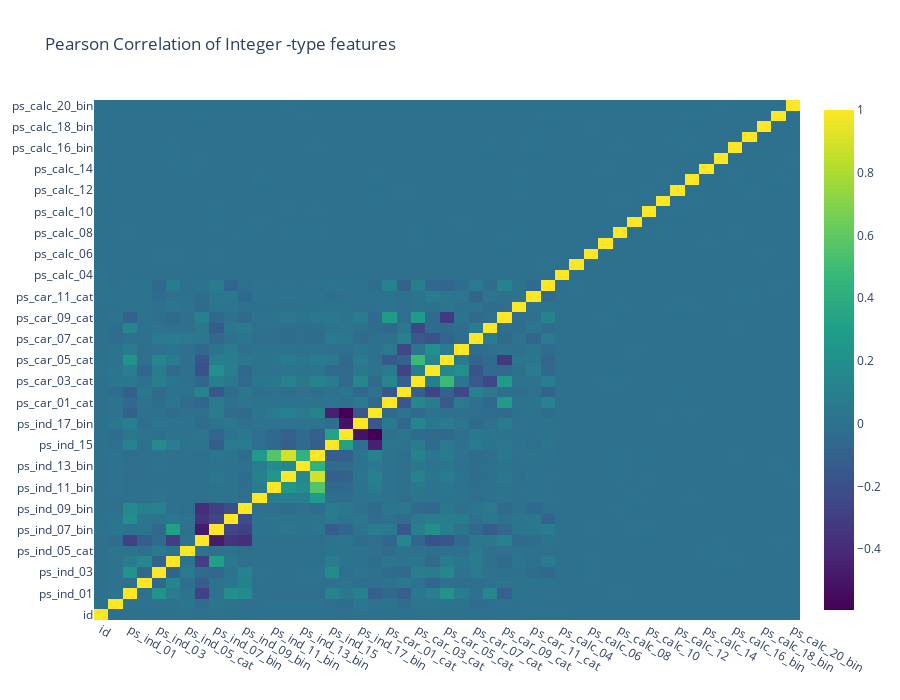

The notebook cell this image was saved under:
### Code cell
data=[go.Heatmap(z=train_int.corr().values,x=train_int.columns.values,y=train_int.columns.values,
          colorscale='Viridis',opacity=1.0)]
layout=go.Layout(title='Pearson Correlation of Integer -type features',
 xaxis = dict(ticks='',nticks=36) ,
          yaxis=dict(ticks=''),
          width =900,height=700  )

fig=go.Figure(data=data,layout=layout)
py.iplot(fig,filename='labelled -heatmap')

### Figure 1 — Plotly figure (JSON) as saved in the notebook; plotly's stock layout.template omitted (floating-point values rounded to 4 significant figures; data arrays with more than 128 entries replaced by an {"elided": "..."} marker saying what was removed)
{"data": [{"colorscale": [[0, "#440154"], [0.1111, "#482878"], [0.2222, "#3e4989"], [0.3333, "#31688e"], [0.4444, "#26828e"], [0.5556, "#1f9e89"], [0.6667, "#35b779"], [0.7778, "#6ece58"], [0.8889, "#b5de2b"], [1, "#fde725"]], "opacity": 1, "type": "heatmap", "x": ["id", "target", "ps_ind_01", "ps_ind_02_cat", "ps_ind_03", "ps_ind_04_cat", "ps_ind_05_cat", "ps_ind_06_bin", "ps_ind_07_bin", "ps_ind_08_bin", "ps_ind_09_bin", "ps_ind_10_bin", "ps_ind_11_bin", "ps_ind_12_bin", "ps_ind_13_bin", "ps_ind_14", "ps_ind_15", "ps_ind_16_bin", "ps_ind_17_bin", "ps_ind_18_bin", "ps_car_01_cat", "ps_car_02_cat", "ps_car_03_cat", "ps_car_04_cat", "ps_car_05_cat", "ps_car_06_cat", "ps_car_07_cat", "ps_car_08_cat", "ps_car_09_cat", "ps_car_10_cat", "ps_car_11_cat", "ps_car_11", "ps_calc_04", "ps_calc_05", "ps_calc_06", "ps_calc_07", "ps_calc_08", "ps_calc_09", "ps_calc_10", "ps_calc_11", "ps_calc_12", "ps_calc_13", "ps_calc_14", "ps_calc_15_bin", "ps_calc_16_bin", "ps_calc_17_bin", "ps_calc_18_bin", "ps_calc_19_bin", "ps_calc_20_bin"], "y": ["id", "target", "ps_ind_01", "ps_ind_02_cat", "ps_ind_03", "ps_ind_04_cat", "ps_ind_05_cat", "ps_ind_06_bin", "ps_ind_07_bin", "ps_ind_08_bin", "ps_ind_09_bin", "ps_ind_10_bin", "ps_ind_11_bin", "ps_ind_12_bin", "ps_ind_13_bin", "ps_ind_14", "ps_ind_15", "ps_ind_16_bin", "ps_ind_17_bin", "ps_ind_18_bin", "ps_car_01_cat", "ps_car_02_cat", "ps_car_03_cat", "ps_car_04_cat", "ps_car_05_cat", "ps_car_06_cat", "ps_car_07_cat", "ps_car_08_cat", "ps_car_09_cat", "ps_car_10_cat", "ps_car_11_cat", "ps_car_11", "ps_calc_04", "ps_calc_05", "ps_calc_06", "ps_calc_07", "ps_calc_08", "ps_calc_09", "ps_calc_10", "ps_calc_11", "ps_calc_12", "ps_calc_13", "ps_calc_14", "ps_calc_15_bin", "ps_calc_16_bin", "ps_calc_17_bin", "ps_calc_18_bin", "ps_calc_19_bin", "ps_calc_20_bin"], "z": {"elided": "49x49 float values"}}], "layout": {"height": 700, "title": {"text": "Pearson Correlation of Integer -type features"}, "width": 900, "xaxis": {"autorange": true, "nticks": 36, "range": [-0.5, 48.5], "ticks": "", "type": "category"}, "yaxis": {"autorange": true, "range": [-0.5, 48.5], "ticks": "", "type": "category"}}}
